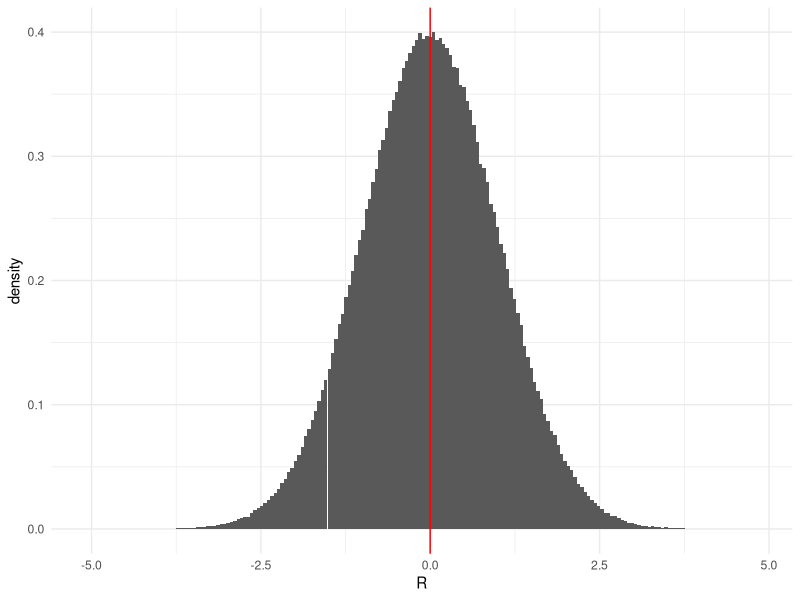
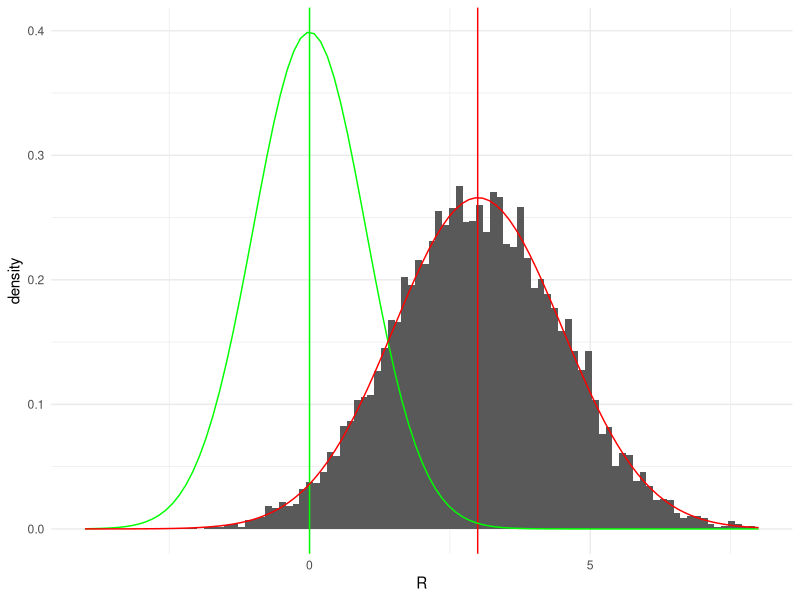
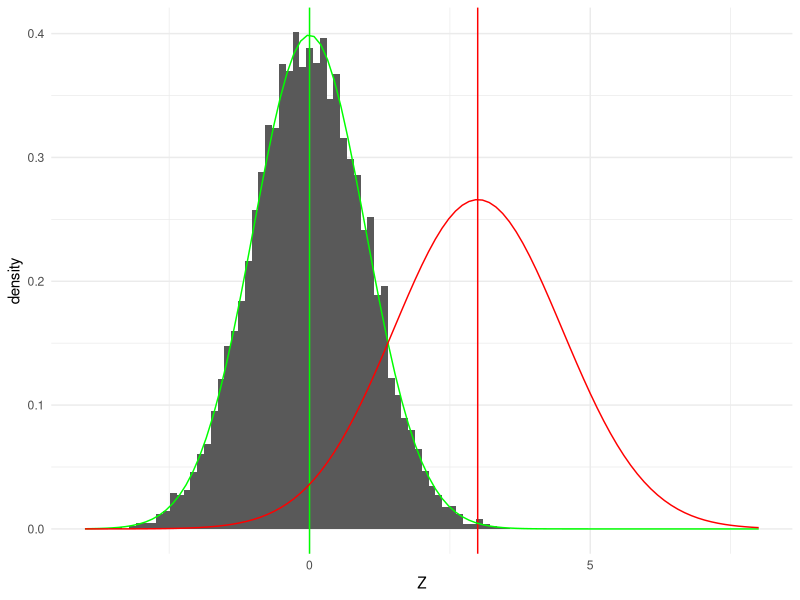
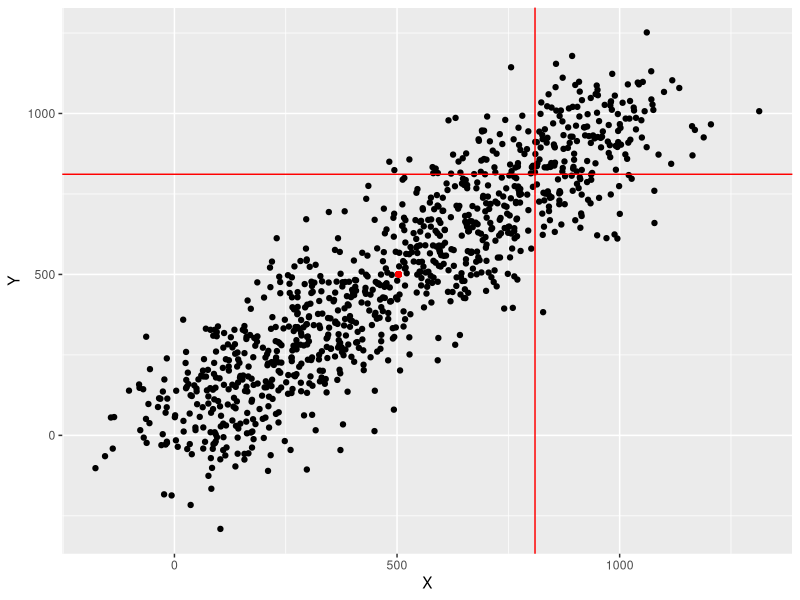
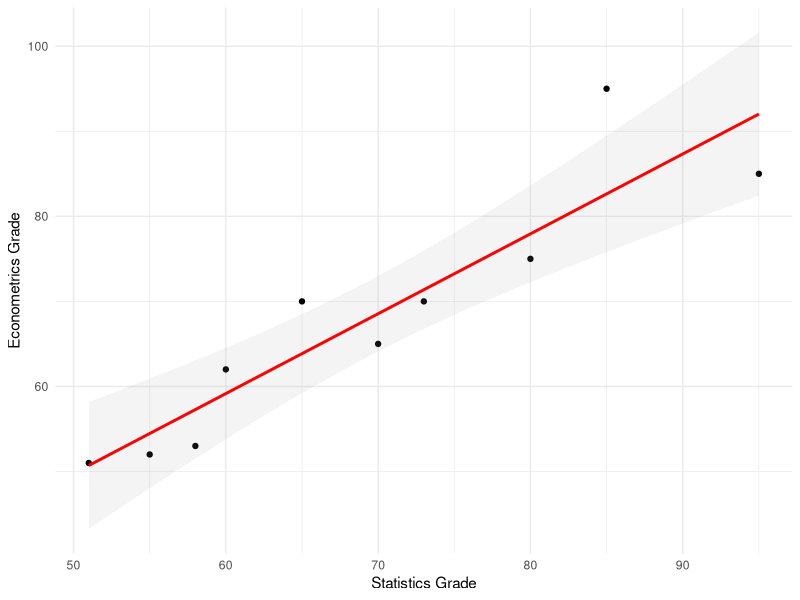

The R script that drew these images, in order:
## ---- chunk 1
X <- rbinom(n = 100, size = 1, prob = 0.5)

print(X)

## ---- chunk 2
library(ggplot2)
set.seed(1337) #seed for reproducibility
data <- data.frame(R = rnorm(n = 1000000))

ggplot(data, aes(x = R)) +
  geom_histogram(aes(y = ..density..), bins = 200) + 
  geom_vline(xintercept = mean(data$R), color="red") +
  theme_minimal()
## ---- chunk 3
A <- numeric() # Variable for storing the area sizes

A[1] <- (sum (abs (data$R[data$R < mean(data$R)]))) /sum(abs(data$R)) # Area to the left of the mean in percent
A[2] <- (sum (abs (data$R[data$R > mean(data$R)]))) /sum(abs(data$R)) # Area to the right of the mean in percent

print(A)
## ---- chunk 4
library(ggplot2)
set.seed(1337) #seed for reproducibility
data_st <- data.frame(R = rnorm(n = 10000, mean = 3, sd = 1.5))

ggplot(data_st, aes(x = R)) +
  geom_histogram(aes(y=..density..),bins = 100) + 
  geom_vline(xintercept = mean(data_st$R), color="red") +
  geom_vline(xintercept = 0, color="green") +
  stat_function(fun = dnorm, color = "green", args = list(mean = 0, sd = 1))+
  stat_function(fun = dnorm, color = "red", args = list(mean = 3, sd = 1.5)) +
  xlim(c(-4,8)) +
  theme_minimal()
## ---- chunk 5
data_st$Z <- (data_st$R - mean(data_st$R)) / sd(data_st$R)

ggplot(data_st, aes(x = Z)) +
  geom_histogram(aes(y=..density..),bins = 100) + 
  geom_vline(xintercept = mean(data_st$R), color="red") +
  geom_vline(xintercept = 0, color="green") +
  stat_function(fun = dnorm, color = "green", args = list(mean = 0, sd = 1))+
  stat_function(fun = dnorm, color = "red", args = list(mean = 3, sd = 1.5)) +
  xlim(c(-4,8)) +
  theme_minimal()
## ---- chunk 6
library(ggplot2)
set.seed(1337)
data_cov <- data.frame(X = 1:1000 + rnorm(1000, sd = 100),
                       Y = 1:1000 + rnorm(1000, sd = 100))

ggplot(data_cov, aes(x = X, y = Y)) + 
  geom_point() +
  geom_point(aes(x = mean(X), y = mean(Y)), color ="red") + 
  geom_vline(xintercept = mean(data_cov$X) + sd(data_cov$X), color = "red") +
  geom_hline(yintercept = mean(data_cov$Y) + sd(data_cov$Y), color = "red")
## ---- chunk 7
library(ggplot2)
student_id = c(1,2,3,4,5)
x = c(95,85,80,73,70,65,60,58,55,51)
y = c(85,95,75,70,65,70,62,53,52,51)
grades_df = data.frame(student_id, x, y)
ggplot(grades_df, aes(x, y)) + 
  geom_point() + labs(x="Statistics Grade", y="Econometrics Grade") + geom_smooth(
    method="lm", colour="red", se=T, alpha=0.1) + theme_minimal()
## ---- chunk 8
summary(lm(y~x, data=grades_df))$coefficients
